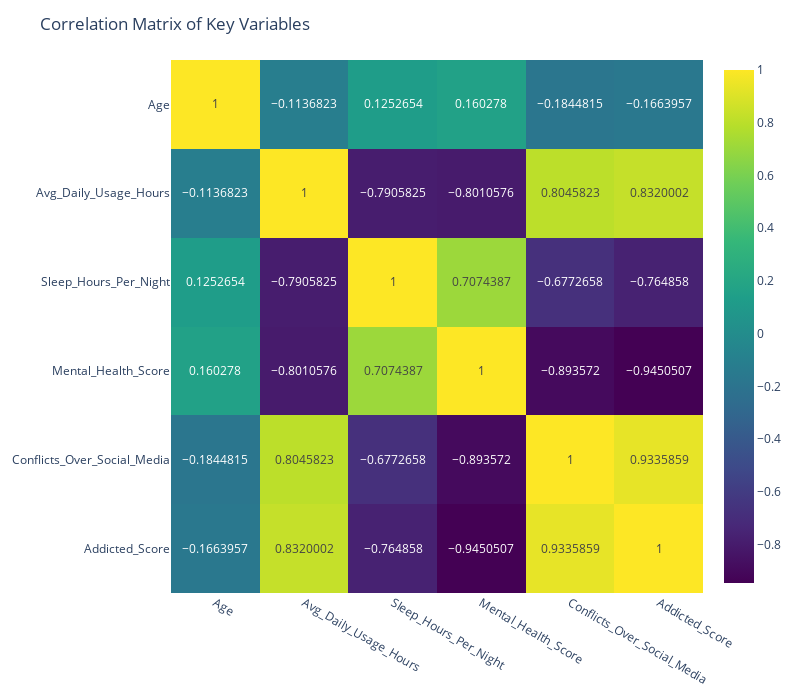

Notebook code cell kept with this figure:
### Markdown cell above
### Interactive Heatmap: Correlation Matrix-

### Code cell
corr_matrix = df1[['Age', 'Avg_Daily_Usage_Hours', 'Sleep_Hours_Per_Night', 
                  'Mental_Health_Score', 'Conflicts_Over_Social_Media', 'Addicted_Score']].corr()

fig = px.imshow(corr_matrix, 
                text_auto=True, 
                aspect="auto", 
                color_continuous_scale='viridis')
fig.update_layout(
    title='Correlation Matrix of Key Variables',
    width=800,
    height=700
)
fig.show()

### Figure 1 — Plotly figure (JSON) as saved in the notebook; plotly's stock layout.template omitted (floating-point values rounded to 4 significant figures)
{"data": [{"coloraxis": "coloraxis", "hovertemplate": "x: %{x}<br>y: %{y}<br>color: %{z}<extra></extra>", "name": "0", "texttemplate": "%{z}", "type": "heatmap", "x": ["Age", "Avg_Daily_Usage_Hours", "Sleep_Hours_Per_Night", "Mental_Health_Score", "Conflicts_Over_Social_Media", "Addicted_Score"], "xaxis": "x", "y": ["Age", "Avg_Daily_Usage_Hours", "Sleep_Hours_Per_Night", "Mental_Health_Score", "Conflicts_Over_Social_Media", "Addicted_Score"], "yaxis": "y", "z": [[1, -0.1137, 0.1253, 0.1603, -0.1845, -0.1664], [-0.1137, 1, -0.7906, -0.8011, 0.8046, 0.832], [0.1253, -0.7906, 1, 0.7074, -0.6773, -0.7649], [0.1603, -0.8011, 0.7074, 1, -0.8936, -0.9451], [-0.1845, 0.8046, -0.6773, -0.8936, 1, 0.9336], [-0.1664, 0.832, -0.7649, -0.9451, 0.9336, 1]]}], "layout": {"coloraxis": {"colorscale": [[0, "#440154"], [0.1111, "#482878"], [0.2222, "#3e4989"], [0.3333, "#31688e"], [0.4444, "#26828e"], [0.5556, "#1f9e89"], [0.6667, "#35b779"], [0.7778, "#6ece58"], [0.8889, "#b5de2b"], [1, "#fde725"]]}, "height": 700, "margin": {"t": 60}, "title": {"text": "Correlation Matrix of Key Variables"}, "width": 800, "xaxis": {"anchor": "y", "autorange": true, "domain": [0, 1], "range": [-0.5, 5.5], "type": "category"}, "yaxis": {"anchor": "x", "autorange": true, "domain": [0, 1], "range": [5.5, -0.5], "type": "category"}}}
